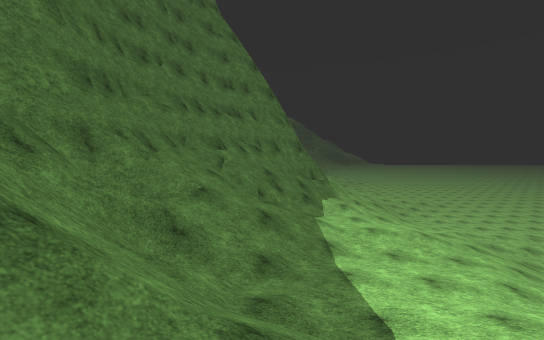
[1] (above)

20 first-person views from a walk through a scene from a Unity 3-D project. The camera is 1.5 m above the floor, tilts 4° down and sees 90° across. The floor is counted in squares, 1 m on a side. Each view is taken from the middle of a square. On the plan, view 1 faces up. The plan holds only what a view shows up to about 14 squares ahead; the rest is blank. The place goes on beyond the plan. The player is left out. Surface patterns are stand-ins for the level's own textures.

[2]
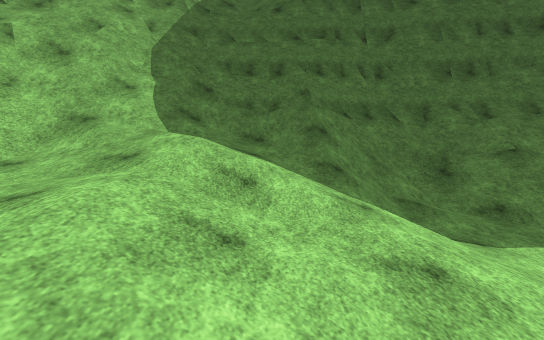

[3]
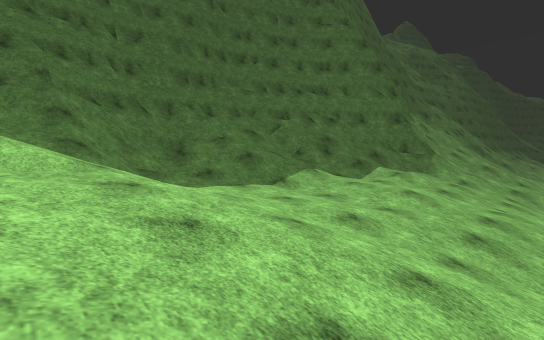

[4]
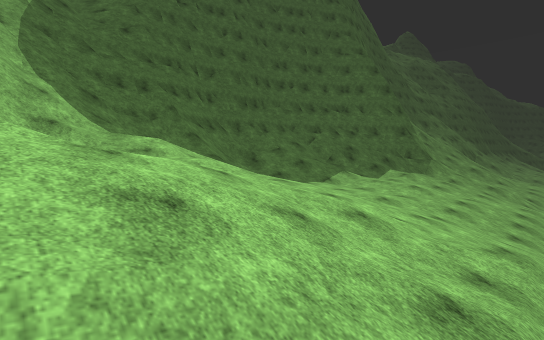

[5]
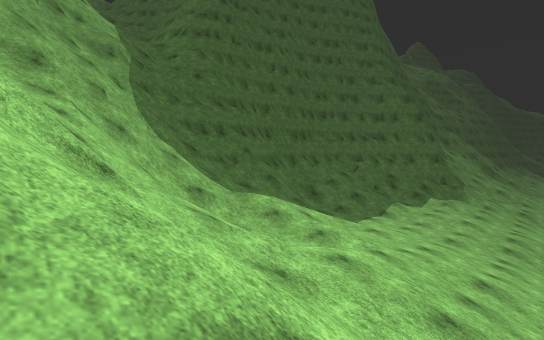

[6]
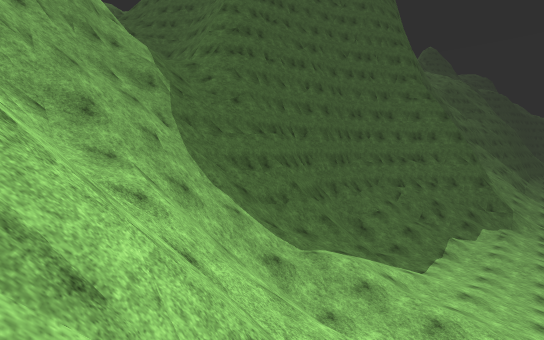

[7]
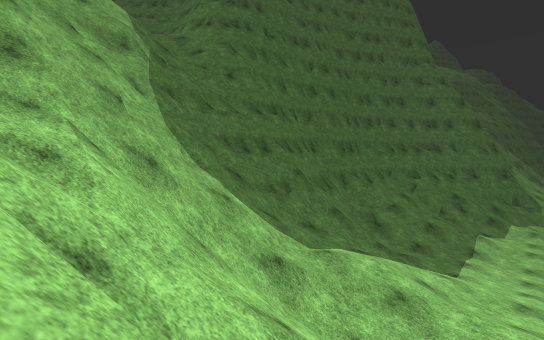

[8]
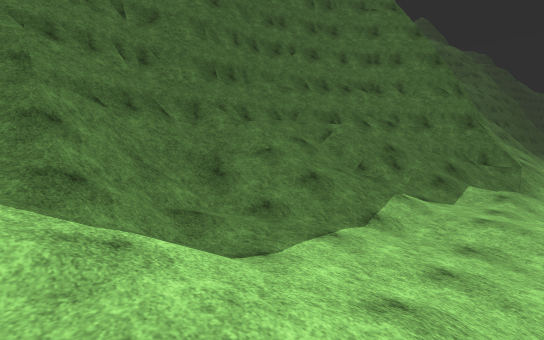

[9]
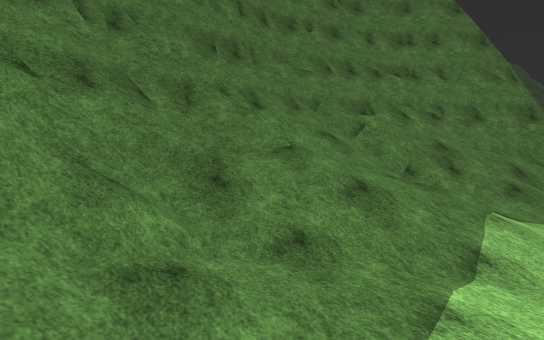

[10]
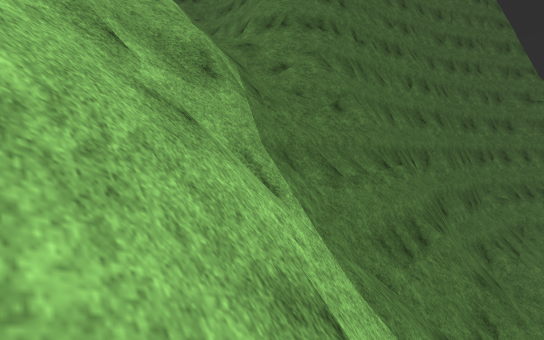

[11]
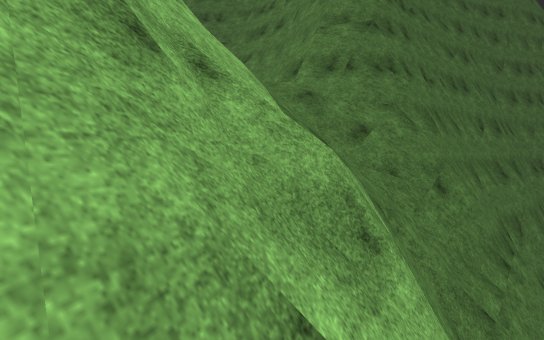

[12]
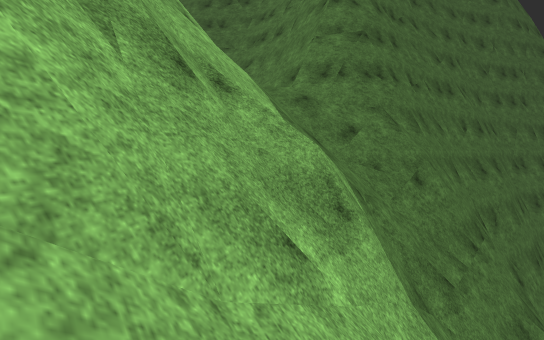

[13]
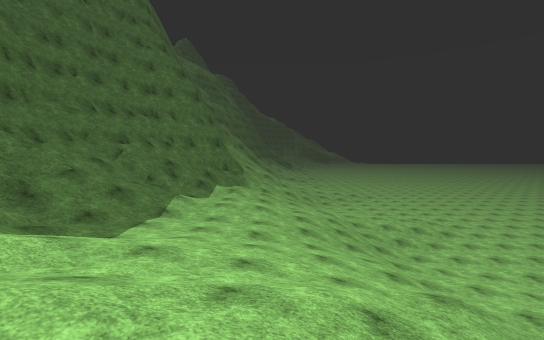

[14]
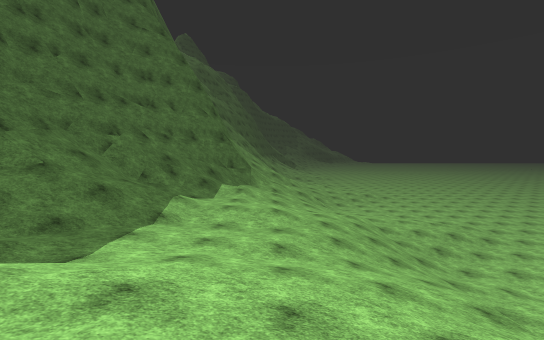

[15]
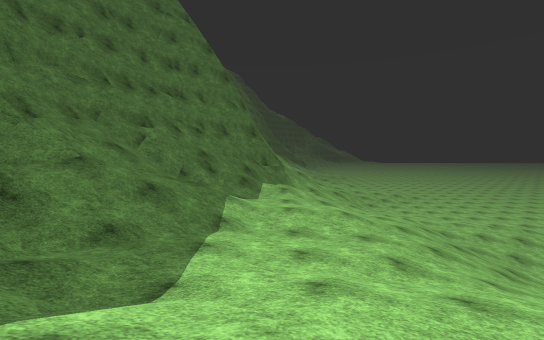

[16]
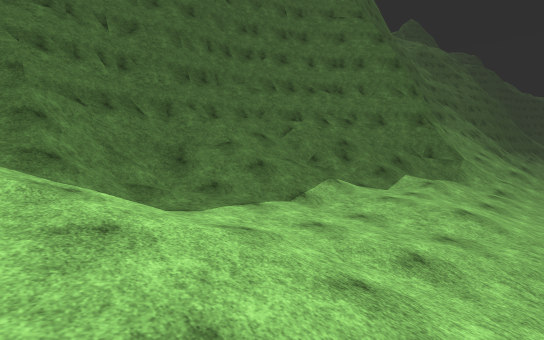

[17]
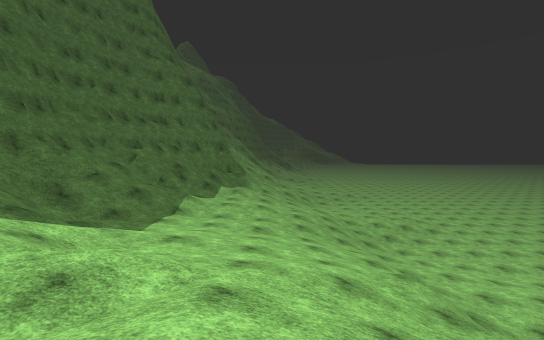

[18]
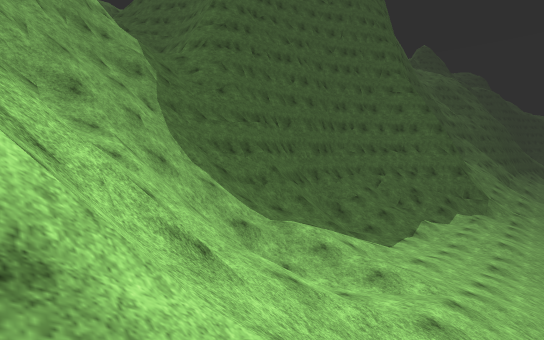

[19]
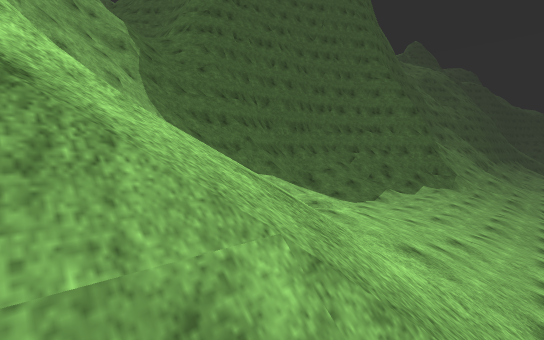

[20]
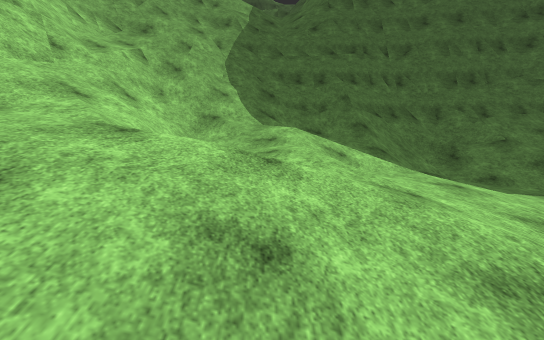

### Floor plan
Key: @ floor where view 1 was taken; # wall or solid block; x gap in a wall; . main floor; - floor 0.75 m lower than the main floor; : floor 1 m higher than the main floor; _ floor 1.5 m lower than the main floor; + floor 1.75 m higher than the main floor; < floor 2.25 m lower than the main floor; * floor 2.5 m higher than the main floor; ( floor 3 m lower than the main floor; % floor 3.25 m higher than the main floor; / step, stairs or slope; = window, fence, low wall or low ledge; v drop or lower ground.
Columns run from 18 left of view 1 to 20 right of it. Each row starts with its distance up from view 1.
 18               ##///////.///-
 17               #=//////...---
 16              ##=/#=//...-  ---
 15             ##=//=//..... /---   </(
 14             ##///// //..../--/////(((
 13             #=////////..../--//////((((
 12             #=////+///...//--////<(((((
 11             #=////////.../---////<(((((
 10             ##=//////....---/////<<((
  9             ##//////......---/_//<<<(((
  8             #=/=///:......--//// <<<<((
  7       #     #=#=//:::.....--/////<<<<<(
  6      ##vv   #=#=//:::::./////////<<<<<<
  5      ##vv   #=#=//:::::://////// <<<<<<
  4      #=vv# ##=////////::::..//// /<<<<
  3  #  ##vvv# ##=////////:::::.//////<<<
  2 #####/vvv ##/////*////::::////.///<
  1 ====//vxv ##////**////::::///.//
  0  /////=/vv##/=////@///////://///
 -1   //////vv###=////**//**/+//////
 -2      ///vv##=/////%//**++///////
 -3     ////vv##/////////*++/*/////
 -4     /=//vv#=/=//////**+//*/////
 -5    =## /vv#===/////////////////
 -6    ###/####/v=////////////*/////
 -7     ##=###///=//////////////
 -8      ####=//////=x/////////////
 -9       ####//////=#///===///////
-10         ##//#=//////=#=////////
-11          #==##==/===##====////
-12          #==##===#####=#=//////

Positions as (right, up) in squares from view 1, and headings:
1: (0, 0), facing up
2: (8, 1), facing left
3: (11, 1), facing up-left
4: (13, -6), facing up-left
5: (11, -11), facing up-left
6: (7, -12), facing up-left
7: (5, -10), facing up-left
8: (6, 2), facing up-left
9: (3, 4), facing up-left
10: (-4, -9), facing up-left
11: (-8, -9), facing up-left
12: (-7, -10), facing up-left
13: (8, -4), facing up
14: (7, -1), facing up
15: (4, 1), facing up
16: (9, 2), facing up-left
17: (8, -6), facing up
18: (9, -12), facing up-left
19: (12, -12), facing up-left
20: (12, -2), facing left
